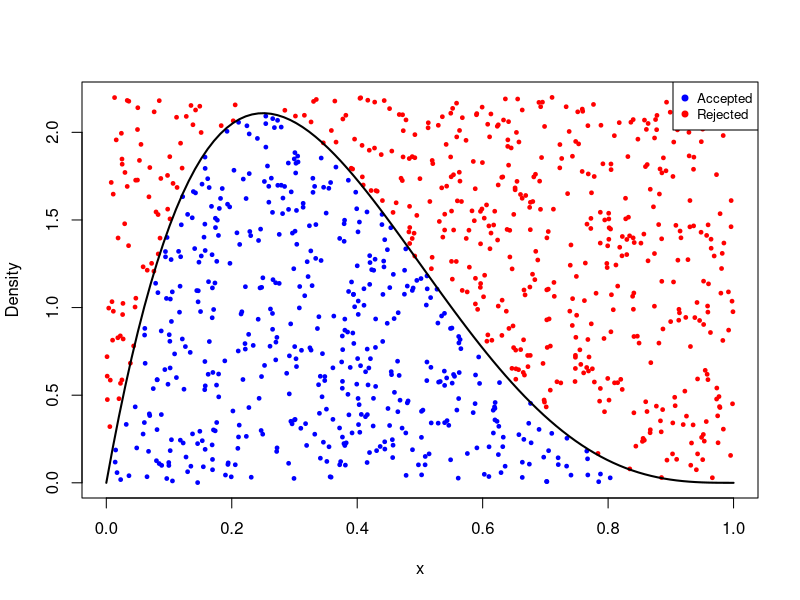

Source code (R):
### Generating Beta sample with Accept-Reject method 

# Density function of the beta distribution
target_dist <- function(x, alpha = 2, beta = 4) {
  return(dbeta(x, alpha, beta))
}

# Maximum value of the density function
M <- 11/5

# Initialize vectors to store results
gen_pair <- list()  # List to store (x, u) pairs
acc <- numeric(0)   # Empty numeric vector for accepted elements

set.seed(12)
for (i in 1:1000) {
  x <- runif(1, min = 0, max = 1)  # Generate x from unif (0,1)
  u <- runif(1, min = 0, max = M) # Generate u from unif (0,M)
  
  gen_pair[[i]] <- c(x, u)  # Store the pair (x, u) in a list
  
  # Acceptance condition
  if (target_dist(x) >= u) {
    acc <- c(acc, x)  # Append accepted x to acc
  }
}


# Plot 
x <- sapply(gen_pair, function(coord) coord[1])
y <- sapply(gen_pair, function(coord) coord[2])

# Plot the points
y_beta <- target_dist(x)
colors <- ifelse(y <= y_beta, "blue", "red")

plot(x, y, 
     main = "", 
     xlab = "x", 
     ylab = "Density", 
     cex = 0.5,      # Pint size
     pch = 19,       # Point shape
     col = colors)   # Point color

# Plot the Beta density 
x_seq <- seq(0, 1, length.out = 100)  
y_beta <- target_dist(x_seq)          # Beta density values
lines(x_seq, y_beta, col = "black", lwd = 2) 

legend("topright",                      # Position of the legend
       legend = c("Accepted",   
                  "Rejected"),  
       col = c("blue", "red"),         # Colors in the legend
       pch = 19,                        # Point shape in the legend
       cex = 0.8) 
